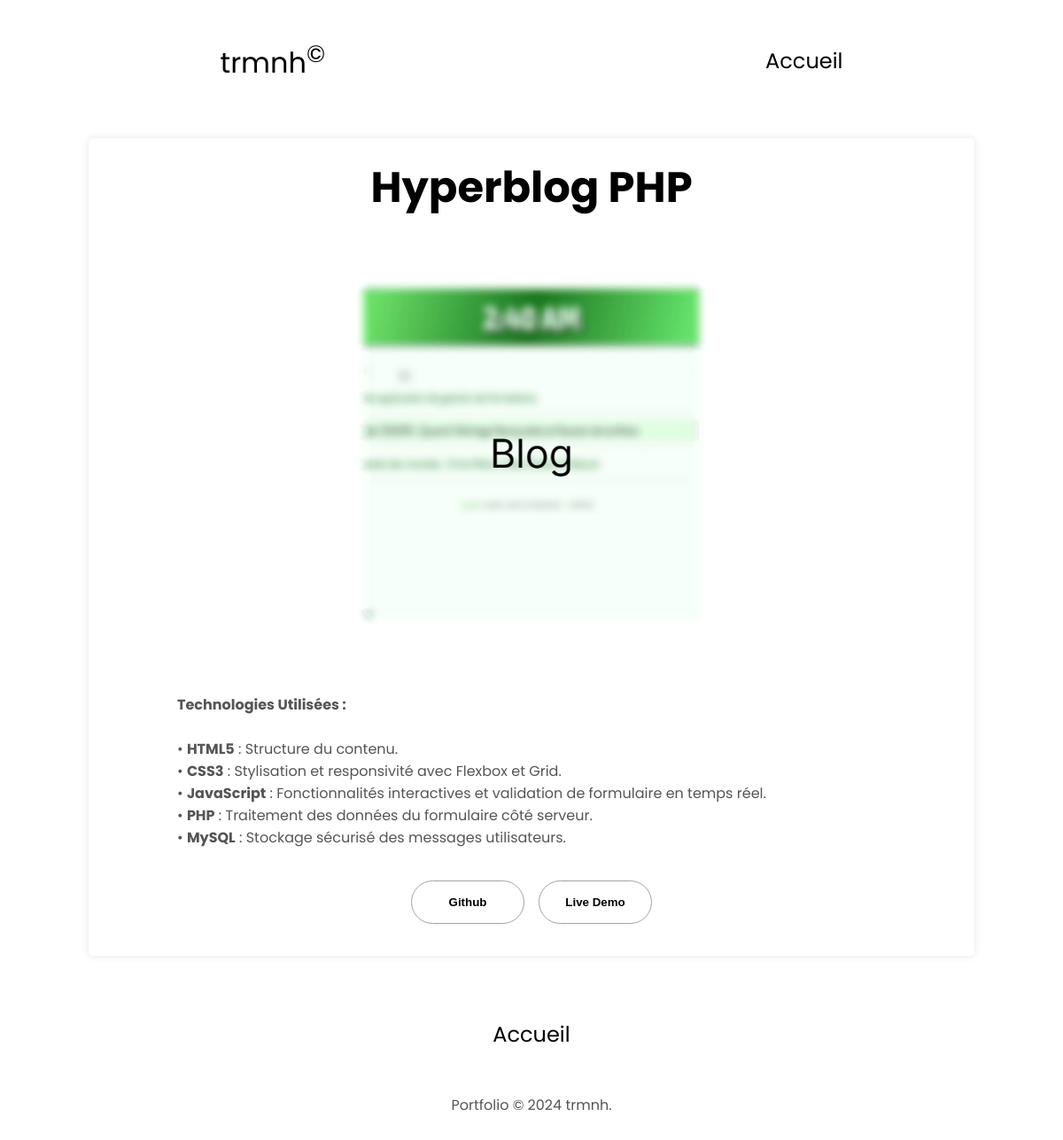
Screenshot of /project.php?id=11 with the database file from the repository.
### tables this page shows
CREATE TABLE `projects` (
  `id` int(11) NOT NULL,
  `title` varchar(255) NOT NULL,
  `description` text NOT NULL,
  `thumbnail` varchar(255) NOT NULL,
  `github_link` varchar(255) DEFAULT NULL,
  `live_demo_link` varchar(255) DEFAULT NULL,
  `status` tinyint(1) DEFAULT '1'
);

CREATE TABLE `project_images` (
  `id` int(11) NOT NULL,
  `project_id` int(11) NOT NULL,
  `image_path` varchar(255) DEFAULT NULL
);

### project.php (the view, shortened to what this page needs)
<?php
include_once("config/database.php");
$projectId = isset($_GET['id']) ? intval($_GET['id']) : 0;
if ($projectId) {
    $stmt = $pdo->prepare("SELECT * FROM projects WHERE id = ?");
    $stmt->execute([$projectId]);
    $project = $stmt->fetch();
    if ($project) {
        $imagesStmt = $pdo->prepare("SELECT * FROM project_images WHERE project_id = ?");
        $imagesStmt->execute([$projectId]);
        $images = $imagesStmt->fetchAll();
    } else {
        echo "Projet non trouvé.";
        exit;
    }
} else {
    echo "Projet non spécifié.";
    exit;
}
?>
<!DOCTYPE html>
<html lang="fr">
<head>
    <link rel="stylesheet" href="assets/css/style.css" />
    <link rel="stylesheet" href="https://cdn.jsdelivr.net/npm/swiper@11/swiper-bundle.min.css"/>
</head>
<body>
    <nav id="desktop-nav">
        <div class="logo">trmnh<sup>©</sup></div>
        <div>
            <ul class="nav-links">
                <li><a href="index.php">Accueil</a></li>
            </ul>
        </div>
    </nav>
    <main>
        <section id="project-details">
            <h1 class="title"><?php echo htmlspecialchars($project['title']); ?></h1>
            <div class="swiper-container">
                <div class="swiper-wrapper">
                    <?php foreach ($images as $image): ?>
                        <div class="swiper-slide">
                            <img src="uploads/<?php echo htmlspecialchars($image['image_path']); ?>" alt="<?php echo htmlspecialchars($project['title']); ?>">
                        </div>
                    <?php endforeach; ?>
                </div>
            </div>
            <div class="description-container">
                <p><?php echo $project['description']; ?></p>
            </div>
            <div class="btn-container">
                <?php if ($project['github_link']): ?>
                    <button class="btn btn-color-2 project-btn" onclick="location.href='<?php echo htmlspecialchars($project['github_link']); ?>'">
                        Github
                    </button>
                <?php endif; ?>
                <?php if ($project['live_demo_link']): ?>
                    <button class="btn btn-color-2 project-btn" target="_blank" onclick="location.href='<?php echo htmlspecialchars($project['live_demo_link']); ?>'">
                        Live Demo
                    </button>
                <?php endif; ?>
            </div>
        </section>
    </main>
    <footer>
        <nav>
            <div class="nav-links-container">
                <ul class="nav-links">
                    <li><a href="index.php">Accueil</a></li>
                </ul>
            </div>
        </nav>
        <p>Portfolio &#169; 2024 trmnh.</p>
    </footer>
</body>
</html>

### assets/css/style.css (style rules this page uses)
* { margin: 0; padding: 0; }
body { font-family: "Poppins", sans-serif; }
html { scroll-behavior: smooth; }
p { color: rgb(85, 85, 85); }
a, .btn { transition: all 300ms ease; }
nav, .nav-links { display: flex; }
nav { justify-content: space-around; align-items: center; height: 17vh; }
.nav-links { gap: 2rem; list-style: none; font-size: 1.5rem; }
a { color: black; text-decoration: none; text-decoration-color: white; }
.logo { font-size: 2rem; }
section { padding-top: 4vh; height: 96vh; margin: 0 10rem; box-sizing: border-box; min-height: fit-content; }
.title { font-size: 3rem; text-align: center; }
.btn-container { display: flex; justify-content: center; gap: 1rem; }
.btn { font-weight: 600; transition: all 300ms ease; padding: 1rem; width: 8rem; border-radius: 2rem; }
.btn-color-1, .btn-color-2 { border: rgb(53, 53, 53) 0.1rem solid; }
.btn-color-2 { background: none; }
.btn-container { gap: 1rem; }
.project-btn { border-color: rgb(163, 163, 163); margin: 1rem 0; }
footer { height: 26vh; margin: 0 1rem; }
footer p { text-align: center; }
#project-details { max-width: 1000px; height: auto; margin: 20px auto; padding: 20px; background: white; border-radius: 5px; box-shadow: 0 0 10px rgba(0, 0, 0, 0.1); overflow: hidden; }
.swiper-container { width: 100%; max-width: 600px; height: auto; margin: 4rem auto; }
.swiper-slide img { width: 100%; height: auto; max-height: 400px; object-fit: contain; }
.title { font-size: 3rem; margin-bottom: 1rem; }
.description-container { max-width: 800px; margin: 20px auto; text-align: left; }

### rows the page displays
projects: title "Hyperblog PHP", description "Technologies Utilisées : • HTML5 : Structure du contenu. • CSS3 : Stylisation et responsivité avec Flexbox et Grid. • JavaScript : Fonctionnalités interactives et validation de formulaire en temps réel. • PHP : Traitement des données du formulaire côté serveur. • MySQL : Stockage sécurisé des messages utilisateurs."
project_images: image_path (picture)
